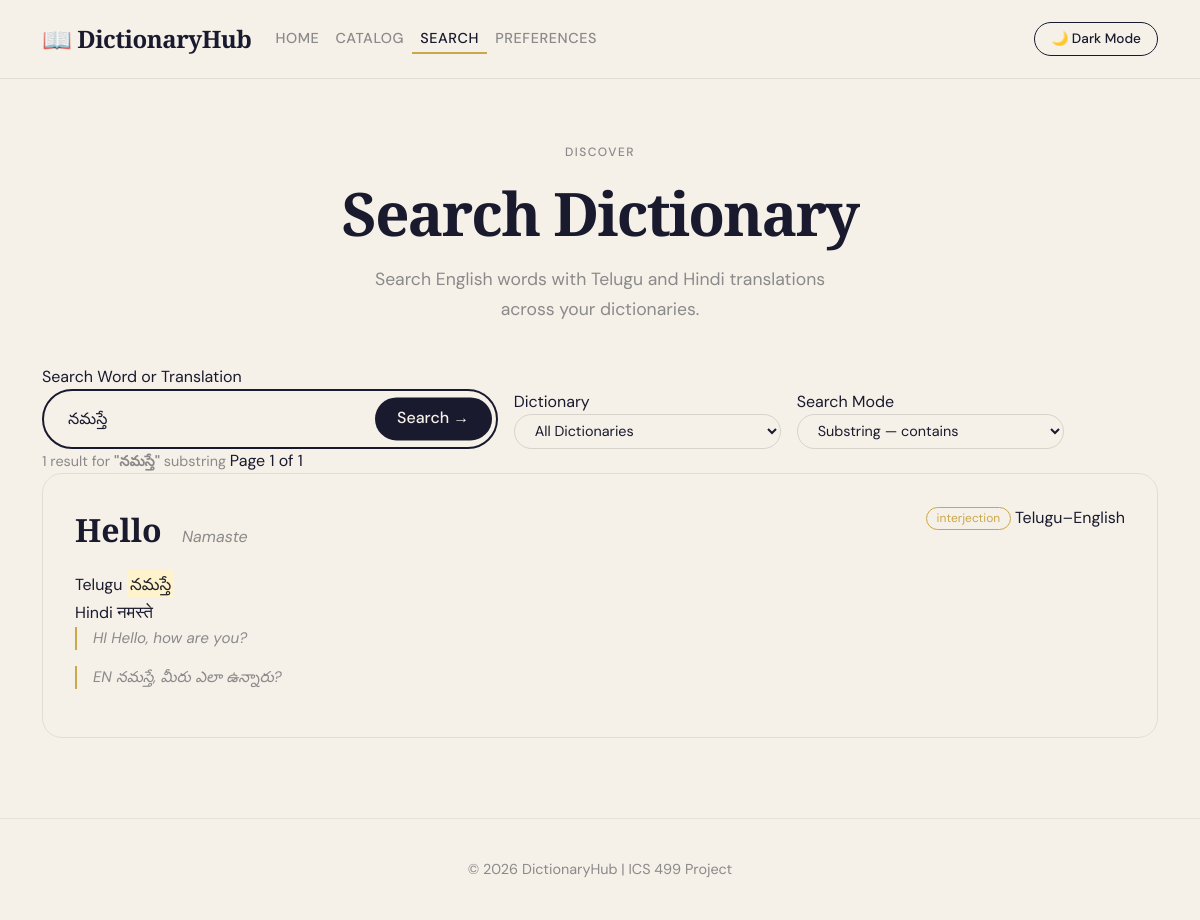
Page /index.php?page=search&q=నమస్తే&mode=substring on the committed database.
### tables this page shows
CREATE TABLE `dictionary_entries` (
  `id` int(10) UNSIGNED NOT NULL,
  `dictionary_id` int(10) UNSIGNED NOT NULL,
  `word` varchar(255) NOT NULL,
  `telugu` varchar(255) DEFAULT '',
  `hindi` varchar(255) DEFAULT '',
  `transliteration` varchar(255) DEFAULT '',
  `part_of_speech` varchar(100) DEFAULT '',
  `example_source` text DEFAULT '',
  `example_target` text DEFAULT '',
  `created_at` timestamp NOT NULL DEFAULT current_timestamp()
);

CREATE TABLE `dictionaries` (
  `id` int(10) UNSIGNED NOT NULL,
  `name` varchar(255) NOT NULL,
  `description` text DEFAULT NULL,
  `source_lang` varchar(50) NOT NULL DEFAULT 'Telugu',
  `target_lang` varchar(50) NOT NULL DEFAULT 'English',
  `created_by` int(10) UNSIGNED DEFAULT NULL,
  `created_at` timestamp NOT NULL DEFAULT current_timestamp()
);

### index.php (called while the page is built, shortened)
<?php
  $page    = isset($_GET['page']) ? $_GET['page'] : 'home';
?>
<?php include 'includes/header.php'; ?>
<?php include "pages/{$page}.php"; ?>
<?php include 'includes/footer.php'; ?>

### pages/search.php (the view, shortened to what this page needs)
<?php
require_once __DIR__ . '/../includes/db.php';
$query       = trim($_GET['q']           ?? '');
$mode        = $_GET['mode']             ?? 'substring';
$dict_id     = $_GET['dictionary_id']   ?? 'all';
$page        = max(1, intval($_GET['p'] ?? 1));
$offset      = ($page - 1) * RESULTS_PER_PAGE;
$results    = [];
$total      = 0;
$searched   = false;
if ($query !== '') {
    $searched = true;
    $pattern = match($mode) {
        'exact'     => $query,
        'prefix'    => $query . '%',
        'suffix'    => '%' . $query,
        'substring' => '%' . $query . '%',
        default     => '%' . $query . '%',
    };
    if ($dict_id === 'all' || $dict_id === '') {
        $where      = "(de.word LIKE ? OR de.telugu LIKE ? OR de.hindi LIKE ? OR de.transliteration LIKE ?)";
        $count_sql  = "SELECT COUNT(*) AS total
                       FROM dictionary_entries de
                       WHERE {$where}";
        $result_sql = "SELECT de.*, d.name AS dictionary_name
                       FROM dictionary_entries de
                       JOIN dictionaries d ON de.dictionary_id = d.id
                       WHERE {$where}
                       ORDER BY de.word ASC
                       LIMIT ? OFFSET ?";
        $count_stmt = $db->prepare($count_sql);
        $count_stmt->bind_param('ssss', $pattern, $pattern, $pattern, $pattern);
        $count_stmt->execute();
        $total = $count_stmt->get_result()->fetch_assoc()['total'];
        $limit = RESULTS_PER_PAGE;
        $stmt  = $db->prepare($result_sql);
        $stmt->bind_param('ssssii', $pattern, $pattern, $pattern, $pattern, $limit, $offset);
    }
    $stmt->execute();
    $result  = $stmt->get_result();
    while ($row = $result->fetch_assoc()) {
        $results[] = $row;
    }
    $total_pages = ceil($total / RESULTS_PER_PAGE);
}
function highlight($text, $query) {
    $escaped = preg_quote($query, '/');
    $safe    = htmlspecialchars($text);
    return preg_replace('/(' . $escaped . ')/iu', '<mark>$1</mark>', $safe);
}
?>
<section class="search-page-section">
  <div class="container">
    <div class="page-header">
      <div class="section-label">Discover</div>
      <h1 class="page-title">Search Dictionary</h1>
      <p class="page-subtitle">Search English words with Telugu and Hindi translations across your dictionaries.</p>
    </div>
    <div class="search-form-card">
      <form method="GET" action="index.php">
        <div class="row g-3 align-items-end">
          <div class="col-12 col-md-5">
            <label class="search-form-label">Search Word or Translation</label>
            <div class="search-wrap" style="max-width:100%;">
              <input
                type="text"
                name="q"
                value="<?php echo htmlspecialchars($query); ?>"
                placeholder='e.g. पानी or "water"'
                autocomplete="off"
              >
              <button type="submit">Search →</button>
            </div>
          </div>
          <div class="col-12 col-md-3">
            <label class="search-form-label">Dictionary</label>
            <select name="dictionary_id" class="pref-select w-100">
              <option value="all" <?php echo $dict_id === 'all' ? 'selected' : ''; ?>>All Dictionaries</option>
            </select>
          </div>
          <div class="col-12 col-md-3">
            <label class="search-form-label">Search Mode</label>
            <select name="mode" class="pref-select w-100">
              <option value="substring" <?php echo $mode === 'substring' ? 'selected' : ''; ?>>Substring — contains</option>
            </select>
          </div>
        </div>
      </form>
    </div>
    <?php if ($searched): ?>
      <?php if (count($results) === 0): ?>
        <div class="no-results">
          <div class="no-results-icon">🔍</div>
          <h3>No results for "<?php echo htmlspecialchars($query); ?>"</h3>
          <p>Try a different search mode or check your spelling.</p>
          <div class="suggestion-tags mt-3">
            <?php foreach (['substring','prefix','suffix','exact'] as $m): ?>
              <?php if ($m !== $mode): ?>
                <a href="<?php echo page_url($page, $query, $m, $dict_id); ?>" class="suggestion-tag">
                  Try <?php echo $m; ?> instead
                </a>
              <?php endif; ?>
            <?php endforeach; ?>
          </div>
        </div>
      <?php else: ?>
        <div class="results-meta">
          <span class="results-count">
            <?php echo number_format($total); ?> result<?php echo $total !== 1 ? 's' : ''; ?>
            for <strong>"<?php echo htmlspecialchars($query); ?>"</strong>
            <span class="results-mode-badge"><?php echo $mode; ?></span>
          </span>
          <span class="results-page-info">
            Page <?php echo $page; ?> of <?php echo $total_pages; ?>
          </span>
        </div>
        <div class="results-list">
          <?php foreach ($results as $entry): ?>
            <div class="result-card">
              <div class="result-card-header">
                <div class="result-left">
                  <span class="result-word">
                    <?php echo highlight($entry['word'], $query); ?>
                  </span>
                  <?php if (!empty($entry['transliteration'])): ?>
                    <span class="result-phonetic">
                      <?php echo highlight($entry['transliteration'], $query); ?>
                    </span>
                  <?php endif; ?>
                </div>
                <div class="result-right">
                  <?php if (!empty($entry['part_of_speech'])): ?>
                    <span class="word-card-pos"><?php echo htmlspecialchars($entry['part_of_speech']); ?></span>
                  <?php endif; ?>
                  <span class="result-dict-badge"><?php echo htmlspecialchars($entry['dictionary_name']); ?></span>
                </div>
              </div>
              <?php if (!empty($entry['telugu'])): ?>
                <div class="result-translation-row">
                  <span class="translation-lang-badge telugu-badge">Telugu</span>
                  <span class="result-definition"><?php echo highlight($entry['telugu'], $query); ?></span>
                </div>
              <?php endif; ?>
              <?php if (!empty($entry['hindi'])): ?>
                <div class="result-translation-row">
                  <span class="translation-lang-badge hindi-badge">Hindi</span>
                  <span class="result-definition"><?php echo highlight($entry['hindi'], $query); ?></span>
                </div>
              <?php endif; ?>
              <?php if (!empty($entry['example_source'])): ?>
                <div class="result-examples">
                  <p class="result-example">
                    <span class="example-lang">HI</span>
                    <?php echo htmlspecialchars($entry['example_source']); ?>
                  </p>
                  <?php if (!empty($entry['example_target'])): ?>
                    <p class="result-example">
                      <span class="example-lang">EN</span>
                      <?php echo htmlspecialchars($entry['example_target']); ?>
                    </p>
                  <?php endif; ?>
                </div>
              <?php endif; ?>
            </div>
          <?php endforeach; ?>
        </div>
      <?php endif; ?>
    <?php endif; ?>
  </div>
</section>

### assets/css/style.css (style rules this page uses)
:root { --ink: #1a1a2e; --cream: #f5f0e8; --gold: #c9a84c; --accent: #e05a3a; --muted: #8a8a8a; }
* { box-sizing: border-box; }
body { font-family: 'DM Sans', sans-serif; background-color: var(--cream); color: var(--ink); transition: background 0.4s, color 0.4s; overflow-x: hidden; }
.page-header { padding: 4rem 0 2.5rem; text-align: center; }
.page-title { font-family: 'Playfair Display', serif; font-size: clamp(2.5rem, 5vw, 4rem); font-weight: 700; letter-spacing: -0.03em; margin-bottom: 1rem; }
.page-subtitle { color: var(--muted); font-size: 1.1rem; max-width: 500px; margin: 0 auto; line-height: 1.7; }
.search-wrap { position: relative; max-width: 620px; }
.search-wrap input { width: 100%; border: 2px solid var(--ink); border-radius: 50px; padding: 1rem 1.5rem; font-size: 1rem; font-family: 'DM Sans', sans-serif; background: transparent; color: var(--ink); outline: none; transition: box-shadow 0.2s; }
.search-wrap input::placeholder { color: var(--muted); }
.search-wrap button { position: absolute; right: 6px; top: 50%; transform: translateY(-50%); background: var(--ink); color: var(--cream); border: none; border-radius: 50px; padding: 0.6rem 1.4rem; font-weight: 500; cursor: pointer; transition: background 0.2s; }
.section-label { font-size: 0.75rem; letter-spacing: 0.12em; text-transform: uppercase; color: var(--muted); margin-bottom: 1rem; font-weight: 500; }
.word-card-pos { font-size: 0.75rem; border: 1px solid var(--gold); color: var(--gold); border-radius: 50px; padding: 0.15rem 0.6rem; }
.search-page-section { padding-bottom: 5rem; }
.results-count { color: var(--muted); font-size: 0.9rem; margin-bottom: 2rem; }
.result-card { padding: 2rem; border: 1.5px solid rgba(0, 0, 0, 0.08); border-radius: 20px; transition: border-color 0.2s; }
.result-card-header { display: flex; align-items: flex-start; justify-content: space-between; flex-wrap: wrap; gap: 0.5rem; margin-bottom: 1rem; }
.result-word { font-family: 'Playfair Display', serif; font-size: 2rem; font-weight: 700; margin-right: 0.75rem; }
.result-phonetic { font-style: italic; color: var(--muted); font-size: 1rem; }
.result-definition { font-size: 1.05rem; line-height: 1.7; margin-bottom: 0.75rem; }
.result-example { font-style: italic; color: var(--muted); font-size: 0.95rem; border-left: 2px solid var(--gold); padding-left: 1rem; margin-bottom: 1rem; }
.pref-select { background: transparent; border: 1.5px solid rgba(0, 0, 0, 0.12); border-radius: 50px; padding: 0.4rem 1rem; color: var(--ink); font-family: 'DM Sans', sans-serif; font-size: 0.9rem; cursor: pointer; outline: none; transition: border-color 0.2s; }

### rows in the picture
dictionary_entries: word "Hello Namaste నమస్తే नमस्ते", part_of_speech "interjection", dictionary.name "Telugu–English", example_source "Hello, how are you?", example_target "నమస్తే, మీరు ఎలా ఉన్నారు?"

### other values in the picture
$total "1"
$query "నమస్తే"
$mode "substring"
$page "1"
$total_pages "1"
